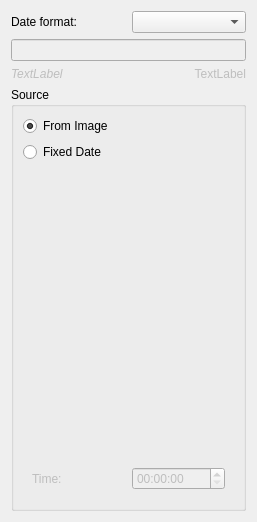
<?xml version="1.0" encoding="UTF-8"?>
<ui version="4.0">
 <class>DateParserDialogWidget</class>
 <widget class="QWidget" name="DateParserDialogWidget">
  <property name="geometry">
   <rect>
    <x>0</x>
    <y>0</y>
    <width>257</width>
    <height>522</height>
   </rect>
  </property>
  <layout class="QVBoxLayout" name="verticalLayout_3" stretch="0,0,0,10">
   <item>
    <layout class="QHBoxLayout" name="horizontalLayout_2">
     <item>
      <widget class="QLabel" name="label_2">
       <property name="text">
        <string>Date format:</string>
       </property>
       <property name="buddy">
        <cstring>dateFormatPicker</cstring>
       </property>
      </widget>
     </item>
     <item>
      <widget class="KComboBox" name="dateFormatPicker"/>
     </item>
    </layout>
   </item>
   <item>
    <widget class="KLineEdit" name="customFormatInput">
     <property name="enabled">
      <bool>false</bool>
     </property>
    </widget>
   </item>
   <item>
    <layout class="QHBoxLayout" name="horizontalLayout_3">
     <item>
      <widget class="QLabel" name="exampleLabel">
       <property name="enabled">
        <bool>false</bool>
       </property>
       <property name="sizePolicy">
        <sizepolicy hsizetype="Preferred" vsizetype="Minimum">
         <horstretch>0</horstretch>
         <verstretch>0</verstretch>
        </sizepolicy>
       </property>
       <property name="font">
        <font>
         <italic>true</italic>
        </font>
       </property>
       <property name="text">
        <string>TextLabel</string>
       </property>
      </widget>
     </item>
     <item>
      <widget class="QLabel" name="dateFormatLink">
       <property name="enabled">
        <bool>false</bool>
       </property>
       <property name="text">
        <string>TextLabel</string>
       </property>
       <property name="alignment">
        <set>Qt::AlignRight|Qt::AlignTrailing|Qt::AlignVCenter</set>
       </property>
      </widget>
     </item>
    </layout>
   </item>
   <item>
    <widget class="QGroupBox" name="groupBox_3">
     <property name="title">
      <string>Source</string>
     </property>
     <layout class="QVBoxLayout" name="verticalLayout_2">
      <item>
       <widget class="QRadioButton" name="fromImageBtn">
        <property name="text">
         <string>From Image</string>
        </property>
        <property name="checked">
         <bool>true</bool>
        </property>
       </widget>
      </item>
      <item>
       <widget class="QRadioButton" name="fixedDateBtn">
        <property name="text">
         <string>Fixed Date</string>
        </property>
       </widget>
      </item>
      <item>
       <widget class="QWidget" name="fixedDateContainer" native="true">
        <property name="enabled">
         <bool>false</bool>
        </property>
        <layout class="QVBoxLayout" name="verticalLayout">
         <item>
          <widget class="KDatePicker" name="datePicker"/>
         </item>
         <item>
          <layout class="QHBoxLayout" name="horizontalLayout">
           <item>
            <widget class="QLabel" name="label">
             <property name="text">
              <string>Time:</string>
             </property>
             <property name="buddy">
              <cstring>timePicker</cstring>
             </property>
            </widget>
           </item>
           <item>
            <widget class="QTimeEdit" name="timePicker"/>
           </item>
          </layout>
         </item>
        </layout>
       </widget>
      </item>
     </layout>
    </widget>
   </item>
  </layout>
 </widget>
 <customwidgets>
  <customwidget>
   <class>KLineEdit</class>
   <extends>QLineEdit</extends>
   <header>klineedit.h</header>
  </customwidget>
  <customwidget>
   <class>KComboBox</class>
   <extends>QComboBox</extends>
   <header>kcombobox.h</header>
  </customwidget>
  <customwidget>
   <class>KDatePicker</class>
   <extends>QFrame</extends>
   <header>kdatepicker.h</header>
  </customwidget>
 </customwidgets>
 <tabstops>
  <tabstop>dateFormatPicker</tabstop>
  <tabstop>customFormatInput</tabstop>
  <tabstop>fromImageBtn</tabstop>
  <tabstop>fixedDateBtn</tabstop>
  <tabstop>timePicker</tabstop>
 </tabstops>
 <resources/>
 <connections>
  <connection>
   <sender>fixedDateBtn</sender>
   <signal>toggled(bool)</signal>
   <receiver>fixedDateContainer</receiver>
   <slot>setEnabled(bool)</slot>
   <hints>
    <hint type="sourcelabel">
     <x>42</x>
     <y>147</y>
    </hint>
    <hint type="destinationlabel">
     <x>52</x>
     <y>163</y>
    </hint>
   </hints>
  </connection>
 </connections>
</ui>
